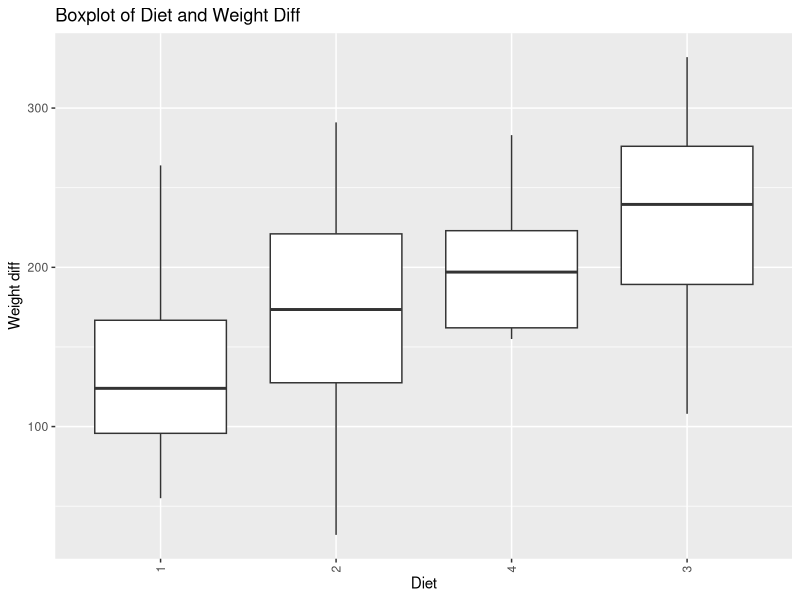
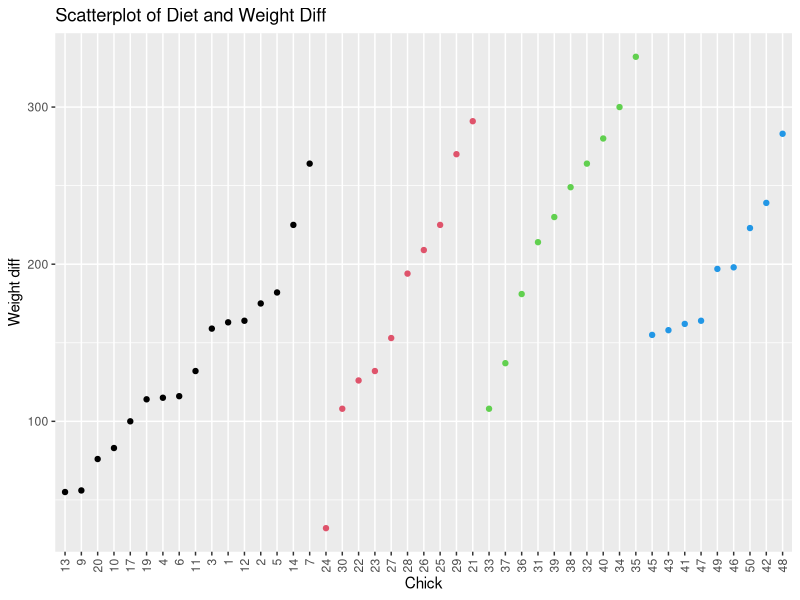

The R script that drew these images, in order: (Note: this script raises an error after producing the figures.)
## ---- chunk 1
knitr::opts_chunk$set(echo = TRUE)
## ---- chunk 2
data<-ChickWeight
library('ggplot2')
library('dplyr')
#install.packages('forcats')
#library('forcats')
## ---- chunk 3
weight0<-ChickWeight %>%
  filter(Time==0) %>%
  group_by(Diet) %>%
  summarise(av_weight=mean(weight,na.rm=TRUE),
  sd_weight=sd(weight,na.rm=TRUE),
  unique_chicks=n_distinct(Chick)
  )
  weight0
## ---- chunk 4
complete<-ChickWeight%>%
  group_by(Chick)%>%
  mutate(unique_obs=n_distinct(Time))%>%
  filter(unique_obs=='12')
head(complete,3)
## ---- chunk 5
weightgain<-complete%>%
  mutate(weight_diff=weight-weight[1])
head(weightgain,3)

## ---- chunk 6
#used to only get the 21st day weight difference
weight21<-weightgain%>%
  filter(Time==21)
#factor changes the order of the median
ggplot(data = weight21, aes(x=Diet<-factor(Diet,levels=c(1,2,4,3)), y=weight_diff)) + geom_boxplot() + theme(axis.text.x=element_text(angle=90,hjust=1,vjust=0.5)) +xlab("Diet") + ylab("Weight diff") + labs(title="Boxplot of Diet and Weight Diff")
## ---- chunk 7
ggplot(data = weight21, aes(x=Chick, y=weight_diff)) + geom_point(color=weight21$Diet) + theme(axis.text.x=element_text(angle=90,hjust=1,vjust=0.5)) +xlab("Chick") + ylab("Weight diff") + labs(title="Scatterplot of Diet and Weight Diff")
weight21[order(weight21$weight_diff),]
## ---- chunk 8
weight00<-complete%>%
  filter(Time==0)
weightsl<-weight00[order(weight00$weight),]%>%
  filter(weight==39||weight==43)
weighttraj<-weightgain%>%
  filter(Chick==27||Chick==28||Chick==29||Chick==33||Chick==36||Chick==48||Chick==3||Chick==11||Chick==19||Chick==23)
weighttraj

ggplot(data = weighttraj, aes(x=Time, y=weight,color=Chick)) + geom_point() + theme(axis.text.x=element_text(angle=90,hjust=1,vjust=0.5)) +xlab("Time") + ylab("Weight") + labs(title="Scatterplot of Time and Weight Diff of skinny and fat chicks")+geom_line()

## ---- chunk 9
weigh<-complete %>%
  group_by(Time) %>%
  summarise(av_totalweight=mean(weight,na.rm=TRUE),
  )
sweighttraj<-select(weighttraj,-c(unique_obs,weight_diff,Diet))
for(i in 1:11){
#sweighttraj<-rbind(sweighttraj,list(weigh[1][1],2*(1-1),100))
sweighttraj[nrow(sweighttraj)+1,]=c(weigh[i,2],2*(i-1),complete$Chick[1])
}
ggplot(data = sweighttraj, aes(x=Time, y=weight,color=Chick)) + geom_point() + theme(axis.text.x=element_text(angle=90,hjust=1,vjust=0.5)) +xlab("Time") + ylab("Weight") + labs(title="Scatterplot of Time and Weight Diff of skinny and fat chicks w average")+geom_line()
#weighttraj[nrow(df)+1,]=c()

## ---- chunk 10
boxplot(weight~Time,data = ChickWeight, xlab="Time", ylab="weight")
